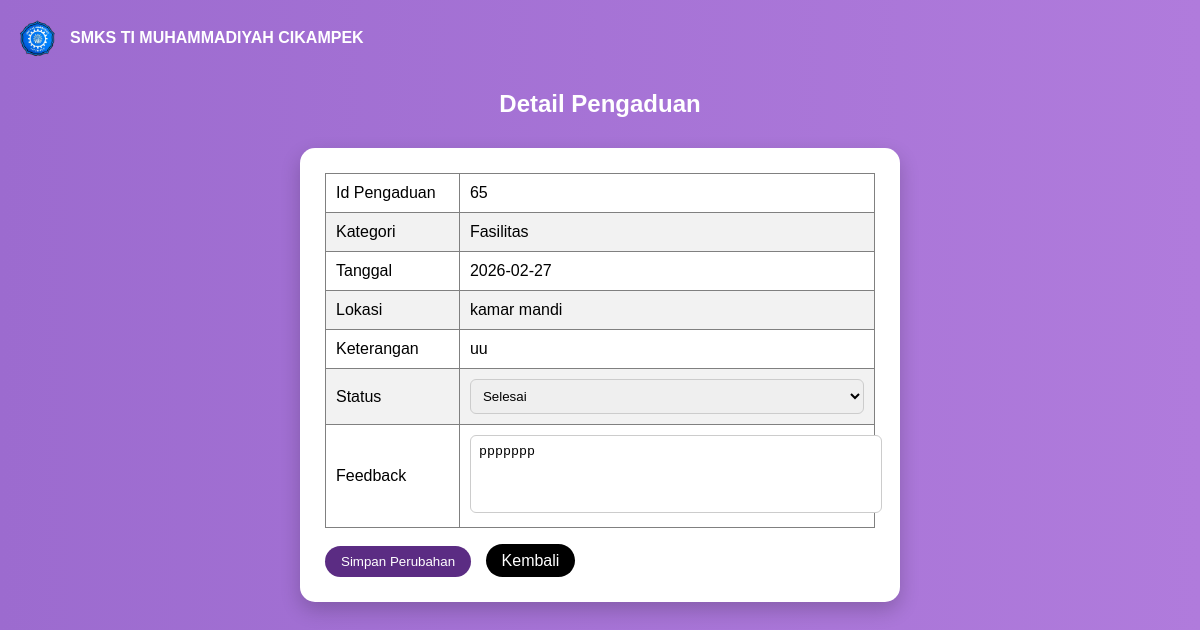
The page /detail-pengaduan.php?id=65 on the database its author committed.
### tables this page shows
CREATE TABLE `input_aspirasi` (
  `id_pelaporan` int(11) NOT NULL,
  `nis` varchar(50) NOT NULL,
  `id_kategori` int(11) NOT NULL,
  `lokasi` varchar(50) NOT NULL,
  `keterangan` varchar(50) NOT NULL,
  `status` enum('menunggu','proses','selesai') NOT NULL,
  `feedback` varchar(50) NOT NULL,
  `tanggal` date NOT NULL
);

CREATE TABLE `kategori` (
  `id_kategori` int(11) NOT NULL,
  `ket_kategori` varchar(50) NOT NULL
);

### detail-pengaduan.php (the view, shortened to what this page needs)
<?php
include 'koneksi.php';
$id = $_GET['id'];
$query = mysqli_query($koneksi, "SELECT input_aspirasi.*, kategori.ket_kategori FROM input_aspirasi LEFT JOIN kategori ON input_aspirasi.id_kategori = kategori.id_kategori WHERE id_pelaporan='$id'");
$data = mysqli_fetch_assoc($query);
?>
<!DOCTYPE html>
<html lang="en">
<head>
</head>
<body>
<div class="logo-area">
    <img src="logomd.png" class="logo">
    <span class="logo-text">SMKS TI MUHAMMADIYAH CIKAMPEK</span>
</div>
    <h2>Detail Pengaduan</h2>
    <form method="POST">
        <table border="1" cellpadding="10" cellspacing="0">
            <tr>
                <td>Id Pengaduan</td>
                <td><?php echo $data['id_pelaporan']; ?></td>
            </tr>
            <tr>
                <td>Kategori</td>
                <td><?php echo $data['ket_kategori']; ?></td>
            </tr>
              <td>Tanggal</td>
                <td><?php echo $data['tanggal']; ?></td>
            <tr>
                <td>Lokasi</td>
                <td><?php echo $data['lokasi']; ?></td>
            </tr>
            <tr>
                 <td>Keterangan</td>
                <td><?php echo $data['keterangan']; ?></td>
            </tr>
            <tr>
                <td>Status</td>
                <td>
                    <select name="status">
                        <option value="selesai" <?php if($data['status'] == 'selesai') echo 'selected'; ?>>Selesai</option>
                    </select>
                </td>
            </tr>
            <tr>
                <td>Feedback</td>
                <td>
                    <textarea name="feedback" rows="4" cols="40"><?php echo $data['feedback']; ?></textarea>
                </td>
            </tr>
</table>
<br>
<button type="submit" name="simpan">Simpan Perubahan</button>
<a href="admin.php">Kembali</a>
    </form>
</body>
</html>

### detail-pengaduan.php (style rules this page uses)
body { font-family: Arial, sans-serif; background: linear-gradient(to right, #9c6bcf, #b07bdc); margin: 0; padding: 0; }
h2 { text-align: center; color: white; margin-top: 90px; }
.logo-area { position: fixed; top: 15px; left: 15px; display: flex; align-items: center; gap: 10px; }
.logo { width: 45px; }
.logo-text { color: white; font-weight: bold; }
form { width: 550px; margin: 30px auto; background: white; padding: 25px; border-radius: 15px; box-shadow: 0 8px 20px rgba(0,0,0,0.2); }
table { width: 100%; border-collapse: collapse; }
table td { padding: 10px; }
table tr:nth-child(even) { background-color: #f2f2f2; }
select, textarea { width: 100%; padding: 8px; border-radius: 6px; border: 1px solid #ccc; }
textarea { resize: none; }
button { background-color: #5b2c83; color: white; padding: 8px 16px; border: none; border-radius: 20px; cursor: pointer; }
a { text-decoration: none; background-color: black; color: white; padding: 8px 16px; border-radius: 20px; margin-left: 10px; }

### rows shown on the page
input_aspirasi: id_pelaporan "65", id_kategori.ket_kategori "Fasilitas", tanggal "2026-02-27", lokasi "kamar mandi", keterangan "uu", status "Selesai", feedback "ppppppp"
